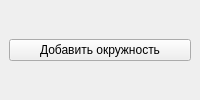
<?xml version="1.0" encoding="UTF-8"?>
<ui version="4.0">
 <class>MainWindow</class>
 <widget class="QMainWindow" name="MainWindow">
  <widget class="QWidget" name="centralwidget">
   <layout class="QVBoxLayout" name="verticalLayout">
    <item>
     <widget class="QPushButton" name="pushButton">
      <property name="text">
       <string>Добавить окружность</string>
      </property>
     </widget>
    </item>
   </layout>
  </widget>
 </widget>
</ui>
